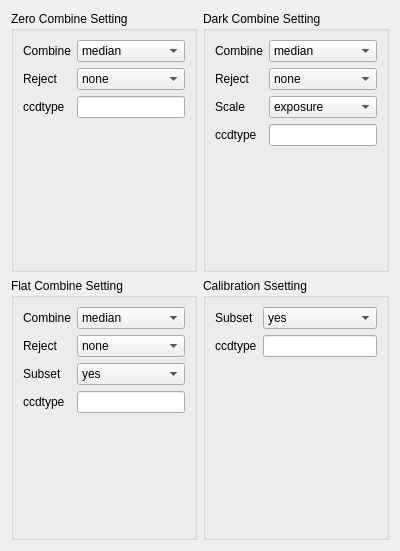
         <widget class="QWidget" name="tab_21">
          <attribute name="title">
           <string>Calibration</string>
          </attribute>
          <layout class="QGridLayout" name="gridLayout_55">
           <item row="0" column="0">
            <layout class="QGridLayout" name="gridLayout_52">
             <item row="0" column="0">
              <widget class="QGroupBox" name="groupBox_21">
               <property name="title">
                <string>Zero Combine Setting</string>
               </property>
               <layout class="QGridLayout" name="gridLayout_37">
                <item row="0" column="0">
                 <layout class="QGridLayout" name="gridLayout_54">
                  <item row="0" column="0">
                   <widget class="QLabel" name="label_13">
                    <property name="text">
                     <string>Combine</string>
                    </property>
                   </widget>
                  </item>
                  <item row="0" column="1">
                   <widget class="QComboBox" name="comboBox_2">
                    <item>
                     <property name="text">
                      <string>median</string>
                     </property>
                    </item>
                    <item>
                     <property name="text">
                      <string>average</string>
                     </property>
                    </item>
                   </widget>
                  </item>
                  <item row="1" column="0">
                   <widget class="QLabel" name="label_18">
                    <property name="text">
                     <string>Reject</string>
                    </property>
                   </widget>
                  </item>
                  <item row="1" column="1">
                   <widget class="QComboBox" name="comboBox_3">
                    <item>
                     <property name="text">
                      <string>none</string>
                     </property>
                    </item>
                    <item>
                     <property name="text">
                      <string>minmax</string>
                     </property>
                    </item>
                    <item>
                     <property name="text">
                      <string>ccdclip</string>
                     </property>
                    </item>
                    <item>
                     <property name="text">
                      <string>crreject</string>
                     </property>
                    </item>
                    <item>
                     <property name="text">
                      <string>sigclip</string>
                     </property>
                    </item>
                    <item>
                     <property name="text">
                      <string>avsigclip</string>
                     </property>
                    </item>
                    <item>
                     <property name="text">
                      <string>pclip</string>
                     </property>
                    </item>
                   </widget>
                  </item>
                  <item row="2" column="0">
                   <widget class="QLabel" name="label_19">
                    <property name="text">
                     <string>ccdtype</string>
                    </property>
                   </widget>
                  </item>
                  <item row="2" column="1">
                   <widget class="QLineEdit" name="lineEdit_9"/>
                  </item>
                 </layout>
                </item>
                <item row="1" column="0">
                 <spacer name="verticalSpacer_3">
                  <property name="orientation">
                   <enum>Qt::Vertical</enum>
                  </property>
                  <property name="sizeHint" stdset="0">
                   <size>
                    <width>20</width>
                    <height>142</height>
                   </size>
                  </property>
                 </spacer>
                </item>
               </layout>
              </widget>
             </item>
             <item row="0" column="1">
              <widget class="QGroupBox" name="groupBox_22">
               <property name="title">
                <string>Dark Combine Setting</string>
               </property>
               <layout class="QGridLayout" name="gridLayout_38">
                <item row="0" column="0">
                 <layout class="QGridLayout" name="gridLayout_56">
                  <item row="0" column="0">
                   <widget class="QLabel" name="label_29">
                    <property name="text">
                     <string>Combine</string>
                    </property>
                   </widget>
                  </item>
                  <item row="0" column="1">
                   <widget class="QComboBox" name="comboBox_4">
                    <item>
                     <property name="text">
                      <string>median</string>
                     </property>
                    </item>
                    <item>
                     <property name="text">
                      <string>average</string>
                     </property>
                    </item>
                   </widget>
                  </item>
                  <item row="1" column="0">
                   <widget class="QLabel" name="label_30">
                    <property name="text">
                     <string>Reject</string>
                    </property>
                   </widget>
                  </item>
                  <item row="1" column="1">
                   <widget class="QComboBox" name="comboBox_5">
                    <item>
                     <property name="text">
                      <string>none</string>
                     </property>
                    </item>
                    <item>
                     <property name="text">
                      <string>minmax</string>
                     </property>
                    </item>
                    <item>
                     <property name="text">
                      <string>ccdclip</string>
                     </property>
                    </item>
                    <item>
                     <property name="text">
                      <string>crreject</string>
                     </property>
                    </item>
                    <item>
                     <property name="text">
                      <string>sigclip</string>
                     </property>
                    </item>
                    <item>
                     <property name="text">
                      <string>avsigclip</string>
                     </property>
                    </item>
                    <item>
                     <property name="text">
                      <string>pclip</string>
                     </property>
                    </item>
                   </widget>
                  </item>
                  <item row="2" column="0">
                   <widget class="QLabel" name="label_35">
                    <property name="text">
                     <string>Scale</string>
                    </property>
                   </widget>
                  </item>
                  <item row="2" column="1">
                   <widget class="QComboBox" name="comboBox_8">
                    <item>
                     <property name="text">
                      <string>exposure</string>
                     </property>
                    </item>
                    <item>
                     <property name="text">
                      <string>none</string>
                     </property>
                    </item>
                    <item>
                     <property name="text">
                      <string>mode</string>
                     </property>
                    </item>
                    <item>
                     <property name="text">
                      <string>median</string>
                     </property>
                    </item>
                    <item>
                     <property name="text">
                      <string>mean</string>
                     </property>
                    </item>
                   </widget>
                  </item>
                  <item row="3" column="0">
                   <widget class="QLabel" name="label_28">
                    <property name="text">
                     <string>ccdtype</string>
                    </property>
                   </widget>
                  </item>
                  <item row="3" column="1">
                   <widget class="QLineEdit" name="lineEdit_10"/>
                  </item>
                 </layout>
                </item>
                <item row="1" column="0">
                 <spacer name="verticalSpacer_4">
                  <property name="orientation">
                   <enum>Qt::Vertical</enum>
                  </property>
                  <property name="sizeHint" stdset="0">
                   <size>
                    <width>20</width>
                    <height>113</height>
                   </size>
                  </property>
                 </spacer>
                </item>
               </layout>
              </widget>
             </item>
             <item row="1" column="0">
              <widget class="QGroupBox" name="groupBox_23">
               <property name="title">
                <string>Flat Combine Setting</string>
               </property>
               <layout class="QGridLayout" name="gridLayout_50">
                <item row="0" column="0">
                 <layout class="QGridLayout" name="gridLayout_57">
                  <item row="0" column="0">
                   <widget class="QLabel" name="label_32">
                    <property name="text">
                     <string>Combine</string>
                    </property>
                   </widget>
                  </item>
                  <item row="0" column="1">
                   <widget class="QComboBox" name="comboBox_6">
                    <item>
                     <property name="text">
                      <string>median</string>
                     </property>
                    </item>
                    <item>
                     <property name="text">
                      <string>average</string>
                     </property>
                    </item>
                   </widget>
                  </item>
                  <item row="1" column="0">
                   <widget class="QLabel" name="label_33">
                    <property name="text">
                     <string>Reject</string>
                    </property>
                   </widget>
                  </item>
                  <item row="1" column="1">
                   <widget class="QComboBox" name="comboBox_7">
                    <item>
                     <property name="text">
                      <string>none</string>
                     </property>
                    </item>
                    <item>
                     <property name="text">
                      <string>minmax</string>
                     </property>
                    </item>
                    <item>
                     <property name="text">
                      <string>ccdclip</string>
                     </property>
                    </item>
                    <item>
                     <property name="text">
                      <string>crreject</string>
                     </property>
                    </item>
                    <item>
                     <property name="text">
                      <string>sigclip</string>
                     </property>
                    </item>
                    <item>
                     <property name="text">
                      <string>avsigclip</string>
                     </property>
                    </item>
                    <item>
                     <property name="text">
                      <string>pclip</string>
                     </property>
                    </item>
                   </widget>
                  </item>
                  <item row="2" column="0">
                   <widget class="QLabel" name="label_36">
                    <property name="text">
                     <string>Subset</string>
                    </property>
                   </widget>
                  </item>
                  <item row="2" column="1">
                   <widget class="QComboBox" name="comboBox_9">
                    <item>
                     <property name="text">
                      <string>yes</string>
                     </property>
                    </item>
                    <item>
                     <property name="text">
                      <string>no</string>
                     </property>
                    </item>
                   </widget>
                  </item>
                  <item row="3" column="0">
                   <widget class="QLabel" name="label_31">
                    <property name="text">
                     <string>ccdtype</string>
                    </property>
                   </widget>
                  </item>
                  <item row="3" column="1">
                   <widget class="QLineEdit" name="lineEdit_11">
                    <property name="text">
                     <string/>
                    </property>
                   </widget>
                  </item>
                 </layout>
                </item>
                <item row="1" column="0">
                 <spacer name="verticalSpacer">
                  <property name="orientation">
                   <enum>Qt::Vertical</enum>
                  </property>
                  <property name="sizeHint" stdset="0">
                   <size>
                    <width>20</width>
                    <height>113</height>
                   </size>
                  </property>
                 </spacer>
                </item>
               </layout>
              </widget>
             </item>
             <item row="1" column="1">
              <widget class="QGroupBox" name="groupBox_24">
               <property name="title">
                <string>Calibration Ssetting</string>
               </property>
               <layout class="QGridLayout" name="gridLayout_51">
                <item row="0" column="0">
                 <layout class="QGridLayout" name="gridLayout_91">
                  <item row="0" column="0">
                   <widget class="QLabel" name="label_37">
                    <property name="text">
                     <string>Subset</string>
                    </property>
                   </widget>
                  </item>
                  <item row="0" column="1">
                   <widget class="QComboBox" name="comboBox_10">
                    <item>
                     <property name="text">
                      <string>yes</string>
                     </property>
                    </item>
                    <item>
                     <property name="text">
                      <string>no</string>
                     </property>
                    </item>
                   </widget>
                  </item>
                  <item row="1" column="0">
                   <widget class="QLabel" name="label_34">
                    <property name="text">
                     <string>ccdtype</string>
                    </property>
                   </widget>
                  </item>
                  <item row="1" column="1">
                   <widget class="QLineEdit" name="lineEdit_12">
                    <property name="text">
                     <string/>
                    </property>
                   </widget>
                  </item>
                 </layout>
                </item>
                <item row="1" column="0">
                 <spacer name="verticalSpacer_2">
                  <property name="orientation">
                   <enum>Qt::Vertical</enum>
                  </property>
                  <property name="sizeHint" stdset="0">
                   <size>
                    <width>20</width>
                    <height>171</height>
                   </size>
                  </property>
                 </spacer>
                </item>
               </layout>
              </widget>
             </item>
            </layout>
           </item>
          </layout>
         </widget>
